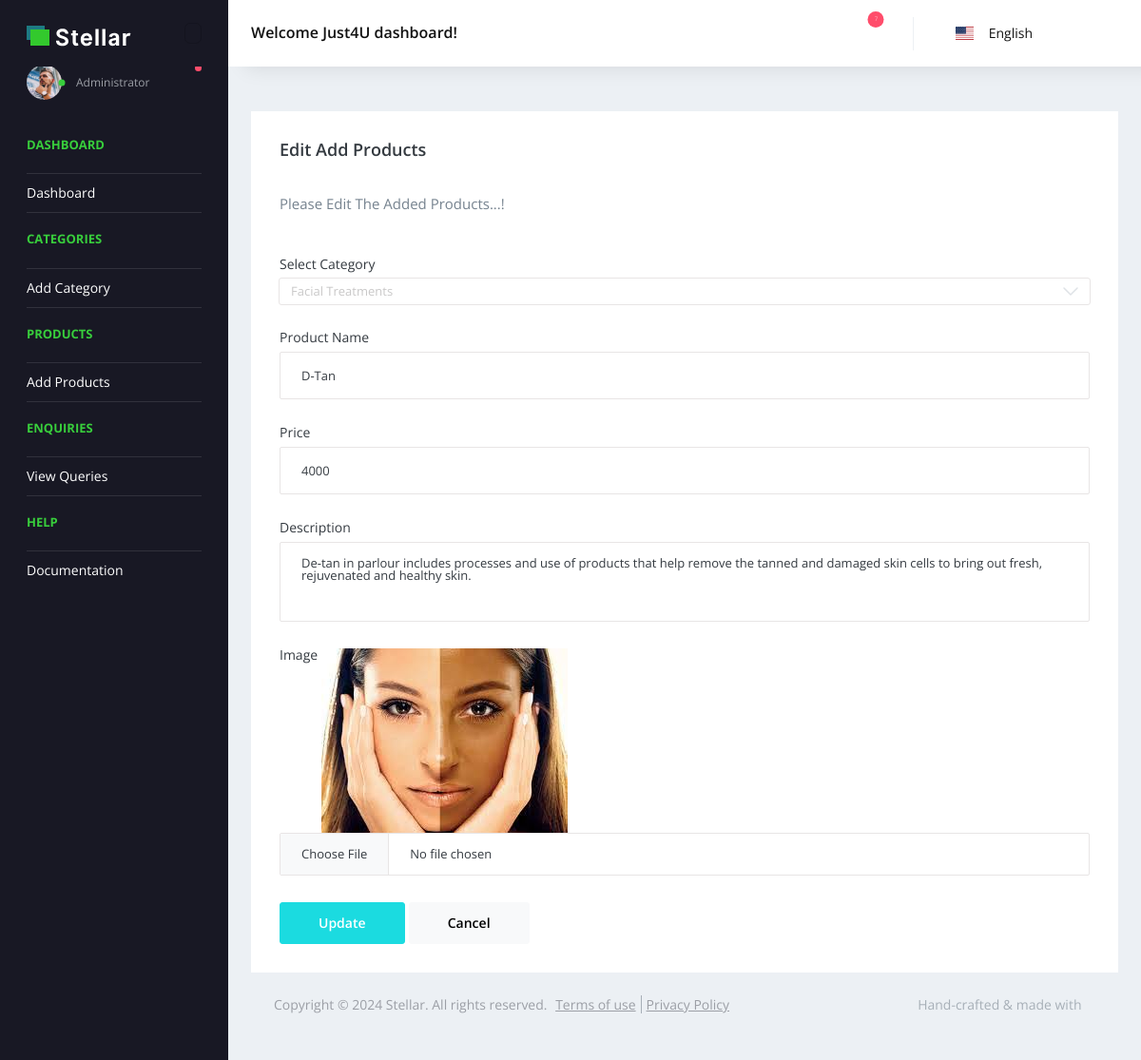
The app's page /Backend/edit_products/1/ with its own data.
### Backend/models.py (models this page shows)
class ProductDB(models.Model):
    Select_Category = models.CharField(max_length=100,null=True,blank=True)
    Product_Name = models.CharField(max_length=100,null=True,blank=True)
    Price = models.IntegerField(max_length=100,null=True,blank=True)
    Description = models.CharField(max_length=100, null=True, blank=True)
    Product_Image = models.ImageField(upload_to="Product_Images", null=True, blank=True)

### Backend/views.py (the view)
# urls.py: path('edit_products/<int:Productid>/',views.edit_products, name="edit_products"),
def edit_products(request,Productid):
    prod = ProductDB.objects.get(id=Productid)
    categ = CategoryDB.objects.all()
    return render(request,"Edit_Products.html",{'prod':prod, 'categ':categ})

### Backend/templates/Edit_Products.html (shortened to what this page needs)
<!DOCTYPE html>
{% extends 'index.html' %}
{% block content %}
<html lang="en">
<head>
</head>
<body>
<div class="col-12 grid-margin stretch-card">
              <div class="card">
                <div class="card-body">
                  <h4 class="card-title">Edit Add Products</h4><br>
                  <p class="card-description">
                    Please Edit The Added Products...!
                  </p><br>
                  <form class="forms-sample" method="post" action="{% url 'update_products' Productid=prod.id %}" enctype="multipart/form-data">
                     <div class="form-group">
                      <label for="exampleInputName1">Select Category</label>
                      <select class="form-control" name="sel_category">
                          <option>{{prod.Select_Category}}</option>
                      </select>
                      </div>
                    <div class="form-group">
                      <label for="exampleInputName1">Product Name</label>
                      <input type="text" class="form-control" id="exampleInputName1" placeholder="Product Name" name="pr_name" value="{{prod.Product_Name}}">
                    </div>
                    <div class="form-group">
                      <label for="exampleInputName1">Price</label>
                      <input type="number" class="form-control" id="exampleInputName1" placeholder="Price" name="price" value="{{prod.Price}}">
                    </div>
                     <div class="form-group">
                      <label for="exampleTextarea1">Description</label>
                      <textarea class="form-control" id="exampleTextarea1" rows="4"  name="description">{{prod.Description}}</textarea>
                    </div>
                    <div class="form-group">
                      <label for="exampleInputName1">Image</label>
                        <img src="{{prod.Product_Image.url}}" >
                      <input type="file" class="form-control" name="pr_image">
                    </div>
                    <button type="submit" class="btn btn-primary mr-2">Update</button>
                    <button class="btn btn-light">Cancel</button>
</body>
</html>
{% endblock %}

### records on screen
ProductDB: sel_category "Facial Treatments", pr_name "D-Tan", price "4000", description "De-tan in parlour includes processes and use of products that help remove the tanned and damaged skin cells to bring out fresh, rejuvenated and healthy skin.", Product_Image (picture)
